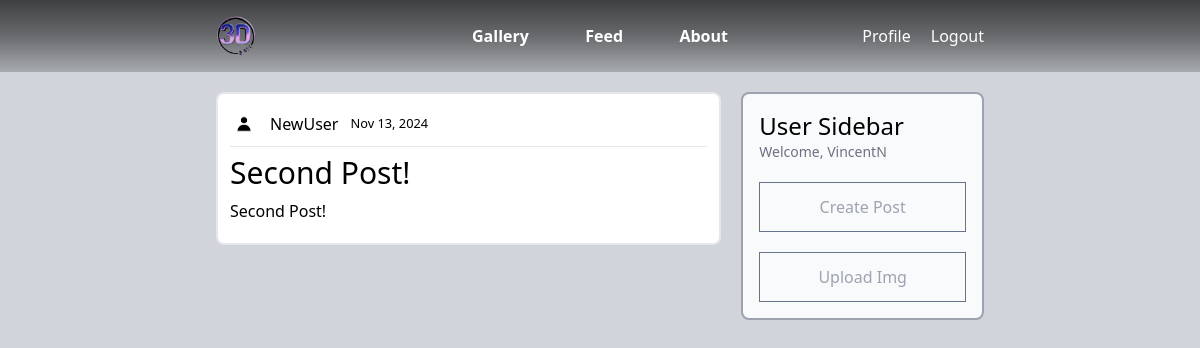
Page /post/7/ (signed in) on the committed database.
### canvas/models.py (models this page shows, shortened)
class Post(models.Model):
    title = models.CharField(max_length=100)
    content = models.TextField()
    date_posted = models.DateTimeField(default=timezone.now)
    author = models.ForeignKey(User, on_delete=models.CASCADE)

### user/models.py (models this page shows, shortened)
class Profile(models.Model):
    user = models.OneToOneField(User, on_delete=models.CASCADE)
    image = models.ImageField(default='default.jpg', upload_to='profile_pics')

### canvas/views.py (the view)
# urls.py: path('post/<int:pk>/', PostDetailView.as_view(), name='post-detail'),
class PostDetailView(DetailView):
    model = Post

### canvas/templates/canvas/post_detail.html (shortened to what this page needs)
{% extends "canvas/base.html" %}
{% block content %}
<section class="grid grid-cols-3 gap-5 mt-5">
    <div class="col-span-2">
        <div class="border-2 rounded-lg p-3 mb-4 bg-white">
            <div class="flex items-center mb-1 w-full">
                <img class="rounded-full h-7 w-7 my-1" src="{{ object.author.profile.image.url }}" alt="">
                <a class="px-3" href="">{{ object.author }}</a>
                <small class="w-24">{{ object.date_posted|date:"M d, Y" }}</small>
            </div>
            <hr>
            <h1 class="text-3xl my-2">{{ object.title }}</h1>
            <p class="mb-2">{{ object.content }}</p>
        </div>
    </div>
    <div class="col-span-1 self-start p-4 border-2 border-gray-400 rounded-lg bg-gray-50 ">
        <h3 class="text-2xl">User Sidebar</h3>
        {% if user.is_authenticated %}
        <p class="text-sm text-gray-500">Welcome, {{ user.username }}</p>
        <ul class="mt-5 divide-y divide-gray-200 bg-gray-50 border-slate-500 border">
            <li class="text-gray-400"><a href="{% url 'post-create' %}" class="block p-3 w-full text-center">Create Post</a></li>
        </ul>
        <ul class="mt-5 divide-y divide-gray-200 bg-gray-50 border-slate-500 border">
            <li class="text-gray-400"><a href="{% url 'image-create' %}" class="block p-3 w-full text-center">Upload Img</a></li>
        </ul>
        {% else %}
        <p class="text-sm text-gray-500">Login to Access User Panel</p>
        {% endif %}
    </div>
</section>
{% endblock content %}

### rows in the picture
Post: author.profile.image (placeholder picture), author "NewUser", date_posted "Nov 13, 2024", title "Second Post!", content "Second Post!"

### other values in the picture
{{ user.username }} "VincentN"
